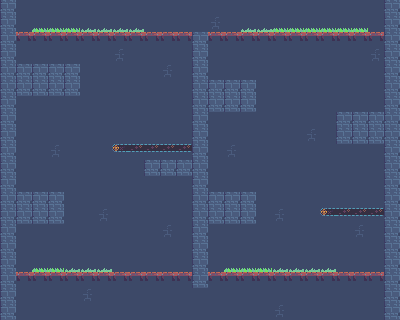

This game map was drawn from its Tiled (.tmx) file and the tilesets committed beside it. A one-line description and the full map source follow:
An orthogonal 25x20 tile map with 16x16 px tiles, 5 tile layers (Background, Background2:ElectricBoogaloo, OneSidedPlatforms, Platforms, ...).

<map version="1.0" tiledversion="1.1.2" orientation="orthogonal" renderorder="right-up" width="25" height="20" tilewidth="16" tileheight="16" infinite="0" nextobjectid="1">
 <tileset firstgid="1" source="../tile1.tsx" />
 <layer name="Background" width="25" height="20">
  <data encoding="csv">
8,8,8,8,8,8,8,8,8,8,8,8,8,8,8,8,8,8,8,8,8,8,8,8,8,
8,8,8,8,8,8,8,8,8,8,8,8,8,8,8,8,8,8,8,8,8,8,8,8,8,
8,8,8,8,8,8,8,8,8,8,8,8,8,8,8,8,8,8,8,8,8,8,8,8,8,
8,8,8,8,8,8,8,8,8,8,8,8,8,8,8,8,8,8,8,8,8,8,8,8,8,
8,8,8,8,8,8,8,8,8,8,8,8,8,8,8,8,8,8,8,8,8,8,8,8,8,
8,8,8,8,8,8,8,8,8,8,8,8,8,8,8,8,8,8,8,8,8,8,8,8,8,
8,8,8,8,8,8,8,8,8,8,8,8,8,8,8,8,8,8,8,8,8,8,8,8,8,
8,8,8,8,8,8,8,8,8,8,8,8,8,8,8,8,8,8,8,8,8,8,8,8,8,
8,8,8,8,8,8,8,8,8,8,8,8,8,8,8,8,8,8,8,8,8,8,8,8,8,
8,8,8,8,8,8,8,8,8,8,8,8,8,8,8,8,8,8,8,8,8,8,8,8,8,
8,8,8,8,8,8,8,8,8,8,8,8,8,8,8,8,8,8,8,8,8,8,8,8,8,
8,8,8,8,8,8,8,8,8,8,8,8,8,8,8,8,8,8,8,8,8,8,8,8,8,
8,8,8,8,8,8,8,8,8,8,8,8,8,8,8,8,8,8,8,8,8,8,8,8,8,
8,8,8,8,8,8,8,8,8,8,8,8,8,8,8,8,8,8,8,8,8,8,8,8,8,
8,8,8,8,8,8,8,8,8,8,8,8,8,8,8,8,8,8,8,8,8,8,8,8,8,
8,8,8,8,8,8,8,8,8,8,8,8,8,8,8,8,8,8,8,8,8,8,8,8,8,
8,8,8,8,8,8,8,8,8,8,8,8,8,8,8,8,8,8,8,8,8,8,8,8,8,
8,8,8,8,8,8,8,8,8,8,8,8,8,8,8,8,8,8,8,8,8,8,8,8,8,
8,8,8,8,8,8,8,8,8,8,8,8,8,8,8,8,8,8,8,8,8,8,8,8,8,
8,8,8,8,8,8,8,8,8,8,8,8,8,8,8,8,8,8,8,8,8,8,8,8,8
</data>
 </layer>
 <layer name="Background2:ElectricBoogaloo" width="25" height="20">
  <data encoding="csv">
23,0,0,0,0,0,0,0,0,0,0,0,0,0,0,0,0,0,0,0,0,0,0,0,23,
23,0,0,0,0,0,0,0,0,0,0,0,0,1,0,0,0,0,0,0,0,0,0,0,23,
23,0,0,0,0,0,0,0,0,0,0,0,0,0,0,0,0,0,0,0,0,0,0,0,23,
23,0,0,0,0,0,0,1,0,0,0,0,0,0,0,0,0,0,0,0,0,0,0,1,23,
23,0,0,0,0,0,0,0,0,0,1,0,0,0,0,0,0,0,0,0,0,0,0,0,23,
23,0,0,0,0,0,0,0,0,0,0,0,0,0,0,0,0,0,0,0,0,0,0,0,23,
23,0,0,0,0,0,0,0,0,0,0,0,0,0,0,0,0,0,0,0,0,0,0,0,23,
23,0,0,0,0,0,0,0,0,0,0,0,0,0,0,0,0,0,0,0,0,0,0,0,23,
23,0,0,0,0,0,0,0,0,0,0,0,0,0,0,0,0,0,0,1,0,0,0,0,23,
23,0,0,1,0,0,0,0,0,0,0,0,0,0,1,0,0,0,0,0,0,0,0,0,23,
23,0,0,0,0,0,0,0,0,0,0,0,0,0,0,0,0,0,0,0,0,0,0,0,23,
23,0,0,0,0,0,0,0,0,0,0,0,0,0,0,0,0,0,0,0,0,0,0,0,23,
23,0,0,0,0,0,0,0,0,0,0,0,0,0,0,0,0,0,0,0,0,0,0,0,23,
23,0,0,0,0,0,1,0,0,0,0,0,0,0,0,0,0,1,0,0,0,0,0,0,23,
23,0,0,0,0,0,0,0,0,0,1,0,0,0,0,0,0,0,0,0,0,0,1,0,23,
23,0,0,0,0,0,0,0,0,0,0,0,0,0,0,0,0,0,0,0,0,0,0,0,23,
23,0,0,0,0,0,0,0,0,0,0,0,0,0,0,0,0,0,0,0,0,0,0,0,23,
23,0,0,0,0,0,0,0,0,0,0,0,0,0,0,0,0,0,0,0,0,0,0,0,23,
23,0,0,0,0,1,0,0,0,0,0,0,0,0,0,0,0,0,0,0,0,0,0,0,23,
23,0,0,0,0,0,0,0,0,0,0,0,0,0,0,0,0,1,0,0,0,0,0,0,23
</data>
 </layer>
 <layer name="OneSidedPlatforms" width="25" height="20">
  <data encoding="csv">
0,0,0,0,0,0,0,0,0,0,0,0,0,0,0,0,0,0,0,0,0,0,0,0,0,
0,0,0,0,0,0,0,0,0,0,0,0,0,0,0,0,0,0,0,0,0,0,0,0,0,
0,37,37,37,37,37,37,37,37,37,37,37,0,37,37,37,37,37,37,37,37,37,37,37,0,
0,0,0,0,0,0,0,0,0,0,0,0,0,0,0,0,0,0,0,0,0,0,0,0,0,
0,0,0,0,0,0,0,0,0,0,0,0,0,0,0,0,0,0,0,0,0,0,0,0,0,
0,0,0,0,0,0,0,0,0,0,0,0,0,0,0,0,0,0,0,0,0,0,0,0,0,
0,0,0,0,0,0,0,0,0,0,0,0,0,0,0,0,0,0,0,0,0,0,0,0,0,
0,0,0,0,0,0,0,0,0,0,0,0,0,0,0,0,0,0,0,0,0,0,0,0,0,
0,0,0,0,0,0,0,0,0,0,0,0,0,0,0,0,0,0,0,0,0,0,0,0,0,
0,0,0,0,0,0,0,0,0,0,0,0,0,0,0,0,0,0,0,0,0,0,0,0,0,
0,0,0,0,0,0,0,0,0,0,0,0,0,0,0,0,0,0,0,0,0,0,0,0,0,
0,0,0,0,0,0,0,0,0,0,0,0,0,0,0,0,0,0,0,0,0,0,0,0,0,
0,0,0,0,0,0,0,0,0,0,0,0,0,0,0,0,0,0,0,0,0,0,0,0,0,
0,0,0,0,0,0,0,0,0,0,0,0,0,0,0,0,0,0,0,0,0,0,0,0,0,
0,0,0,0,0,0,0,0,0,0,0,0,0,0,0,0,0,0,0,0,0,0,0,0,0,
0,0,0,0,0,0,0,0,0,0,0,0,0,0,0,0,0,0,0,0,0,0,0,0,0,
0,0,0,0,0,0,0,0,0,0,0,0,0,0,0,0,0,0,0,0,0,0,0,0,0,
0,37,37,37,37,37,37,37,37,37,37,37,0,37,37,37,37,37,37,37,37,37,37,37,0,
0,0,0,0,0,0,0,0,0,0,0,0,0,0,0,0,0,0,0,0,0,0,0,0,0,
0,0,0,0,0,0,0,0,0,0,0,0,0,0,0,0,0,0,0,0,0,0,0,0,0
</data>
 </layer>
 <layer name="Platforms" width="25" height="20">
  <data encoding="csv">
0,0,0,0,0,0,0,0,0,0,0,0,0,0,0,0,0,0,0,0,0,0,0,0,0,
0,0,0,0,0,0,0,0,0,0,0,0,0,0,0,0,0,0,0,0,0,0,0,0,0,
0,0,0,0,0,0,0,0,0,0,0,0,23,0,0,0,0,0,0,0,0,0,0,0,0,
0,0,0,0,0,0,0,0,0,0,0,0,23,0,0,0,0,0,0,0,0,0,0,0,0,
0,23,23,23,23,0,0,0,0,0,0,0,23,0,0,0,0,0,0,0,0,0,0,0,0,
0,23,23,23,23,0,0,0,0,0,0,0,23,23,23,23,0,0,0,0,0,0,0,0,0,
0,0,0,0,0,0,0,0,0,0,0,0,23,23,23,23,0,0,0,0,0,0,0,0,0,
0,0,0,0,0,0,0,0,0,0,0,0,23,0,0,0,0,0,0,0,0,23,23,23,0,
0,0,0,0,0,0,0,0,0,0,0,0,23,0,0,0,0,0,0,0,0,23,23,23,0,
0,0,0,0,0,0,0,20,21,21,21,21,23,0,0,0,0,0,0,0,0,0,0,0,0,
0,0,0,0,0,0,0,0,0,23,23,23,23,0,0,0,0,0,0,0,0,0,0,0,0,
0,0,0,0,0,0,0,0,0,0,0,0,23,0,0,0,0,0,0,0,0,0,0,0,0,
0,23,23,23,0,0,0,0,0,0,0,0,23,23,23,23,0,0,0,0,0,0,0,0,0,
0,23,23,23,0,0,0,0,0,0,0,0,23,23,23,23,0,0,0,0,20,21,21,21,0,
0,0,0,0,0,0,0,0,0,0,0,0,23,0,0,0,0,0,0,0,0,0,0,0,0,
0,0,0,0,0,0,0,0,0,0,0,0,23,0,0,0,0,0,0,0,0,0,0,0,0,
0,0,0,0,0,0,0,0,0,0,0,0,23,0,0,0,0,0,0,0,0,0,0,0,0,
0,0,0,0,0,0,0,0,0,0,0,0,23,0,0,0,0,0,0,0,0,0,0,0,0,
0,0,0,0,0,0,0,0,0,0,0,0,0,0,0,0,0,0,0,0,0,0,0,0,0,
0,0,0,0,0,0,0,0,0,0,0,0,0,0,0,0,0,0,0,0,0,0,0,0,23
</data>
 </layer>
 <layer name="Foreground" width="25" height="20">
  <data encoding="csv">
0,0,0,0,0,0,0,0,0,0,0,0,0,0,0,0,0,0,0,0,0,0,0,0,0,
0,0,27,27,27,26,26,26,26,0,0,0,0,0,0,26,26,27,27,27,27,27,27,0,0,
0,0,0,0,0,0,0,0,0,0,0,0,0,0,0,0,0,0,0,0,0,0,0,0,0,
0,0,0,0,0,0,0,0,0,0,0,0,0,0,0,0,0,0,0,0,0,0,0,0,0,
0,0,0,0,0,0,0,0,0,0,0,0,0,0,0,0,0,0,0,0,0,0,0,0,0,
0,0,0,0,0,0,0,0,0,0,0,0,0,0,0,0,0,0,0,0,0,0,0,0,0,
0,0,0,0,0,0,0,0,0,0,0,0,0,0,0,0,0,0,0,0,0,0,0,0,0,
0,0,0,0,0,0,0,0,0,0,0,0,0,0,0,0,0,0,0,0,0,0,0,0,0,
0,0,0,0,0,0,0,0,0,0,0,0,0,0,0,0,0,0,0,0,0,0,0,0,0,
0,0,0,0,0,0,0,0,0,0,0,0,0,0,0,0,0,0,0,0,0,0,0,0,0,
0,0,0,0,0,0,0,0,0,0,0,0,0,0,0,0,0,0,0,0,0,0,0,0,0,
0,0,0,0,0,0,0,0,0,0,0,0,0,0,0,0,0,0,0,0,0,0,0,0,0,
0,0,0,0,0,0,0,0,0,0,0,0,0,0,0,0,0,0,0,0,0,0,0,0,0,
0,0,0,0,0,0,0,0,0,0,0,0,0,0,0,0,0,0,0,0,0,0,0,0,0,
0,0,0,0,0,0,0,0,0,0,0,0,0,0,0,0,0,0,0,0,0,0,0,0,0,
0,0,0,0,0,0,0,0,0,0,0,0,0,0,0,0,0,0,0,0,0,0,0,0,0,
0,0,27,27,26,26,26,0,0,0,0,0,0,0,27,27,27,26,26,26,26,0,0,0,0,
0,0,0,0,0,0,0,0,0,0,0,0,0,0,0,0,0,0,0,0,0,0,0,0,0,
0,0,0,0,0,0,0,0,0,0,0,0,0,0,0,0,0,0,0,0,0,0,0,0,0,
0,0,0,0,0,0,0,0,0,0,0,0,0,0,0,0,0,0,0,0,0,0,0,0,0
</data>
 </layer>
</map>
